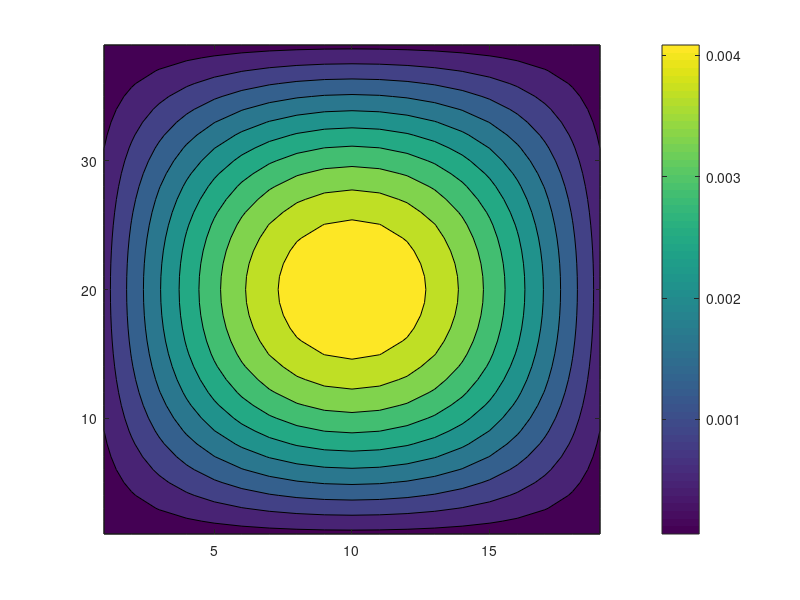

Write the MATLAB code that produced this figure.
% EE 471 | Waveguide
%
% Khaldoon Ismaeel 
%
% ------------------------------------------------------------------------
%
% This program is designed to calculate the cutoff frequency, velocity, and
% show the E-Field.
%
%
% 
% ------------------------------------------------------------------------
clear
clc
% prompt = {'What is the value of h? ', 'Enter Width ', 'Enter Height '}; % ask user h-value, Width, & Height
% dlg_title = 'Potential Distribution';
% num_lines = 1;
% val = inputdlg(prompt,dlg_title,num_lines); % assign h-value

h =0.5 %str2double(val{1}); % Converting to number
diwid =10 %str2double(val{2});
diheight =20 %str2double(val{3});
dimenheight = diheight/h; % calculating number of rows for rectangle geometry
dimenwidth = diwid/h; % calculating number of columns for rectangle geometry
i = dimenheight-1; % calculating number of nodes
j = dimenwidth-1; % calculating number of nodes
nodes = i*j; % number of nodes
air = 2.997925*10^8; % Velocity of Light in Air
miu0 = 4*pi*10^(-7); % Permeability Free-Space
ep0 = 8.854*10^(-12); % Dielectric Constant (Permittivity)
m = 1; % Which Mode for m
n = 1; % Which Mode for n
rhs = 0; 
lhs = 0;
top = 0;
bot = 0;
anafreq = (air/(2*pi))*(sqrt(((m*pi/diwid)^2)+((n*pi/diheight)^2)));

% Creating A Matrix

for m = 1:j-1
    for n = 1:i
        d1a2(m+(n-1)*j, m+(n-1)*j+1) = 1; % Creating Diagonal of Ones Above -4 Matrix
        d1a2(m+(n-1)*j+1, m+(n-1)*j) = 1; % Creating Diagonal of Ones Below -4 Matrix
    end
end
for m = 1:j
    for n = 1:i-1
        d3a4(m+(n-1)*j, m+n*j) = 1; % Creating Diagonal of Ones Above Far
        d3a4(m+n*j, m+(n-1)*j) = 1; % Creating Diagonal of Ones Below Far
    end
end
A = -4*eye(nodes,nodes)+d1a2+d3a4; % Creating Matrix of Coefficients

[v c] = eig(A); % Calculate Eigenvalues & vectors of A
eigval = diag(c); % Extracting Eigenvalues
cutfreq = (1/(2*pi))*(air/h)*sqrt(-eigval); % Convert to Potential Cut off Frequencies
dif = abs(anafreq-cutfreq) % Finding which is closest to Analytical Frequencies
loc = find(abs(dif-min(dif))<0.001) % Find where lowest Difference is
cutfreq1 = cutfreq(loc(1,:),1) % Extract Closest to Ananlytical CutFreq
beta = (2*pi*anafreq)*(1/air)*sqrt(1-(cutfreq1/anafreq)) % Calc Beta 
vel = air/sqrt(1-(cutfreq1/anafreq)^2) % Calc Velocity of wave
coeff = ((2*pi*cutfreq1)^2)*miu0*ep0;

A1 = ((coeff*h^2)-4)*eye(nodes,nodes)+d1a2+d3a4;



% Calculate wave impedance

eta = 120*pi*sqrt(1-(cutfreq1/anafreq)^2)

phi = v(:,loc(1,:))'; % Calculating Phi Values
NEW = reshape(phi,j,i); % Recreates Matrix of Phis to fix Dimensions of i x j
MAP = zeros(i+2,j+1); % Empty Matrix of Zeros to Hold Next Values
for k = 1:i
    MAP(k+1, j+2) = rhs; % Creates Given Potentials in Image
    MAP(k+1, 1) = lhs;
    MAP(1,1:j+2) = top;
    MAP(i+2,1:j+2) = bot; %if there's bot value
end
x = 0:i-1; % Determines how many Rows are Needed
y = 0:j-1; % Determines of many Columns are Needed
MAP(2+x, 2+y) = NEW.'; % Matrix of Phis
%fprintf('cutoff frequency=%d',cutfreq);
fprintf('Ananlytical CutFreq=%d\n',anafreq);
fprintf('Closest Freq to Ananlytical CutFreq=%d\n',cutfreq1);

imagesc(NEW.')
contourf(NEW.'/eta)

colorbar